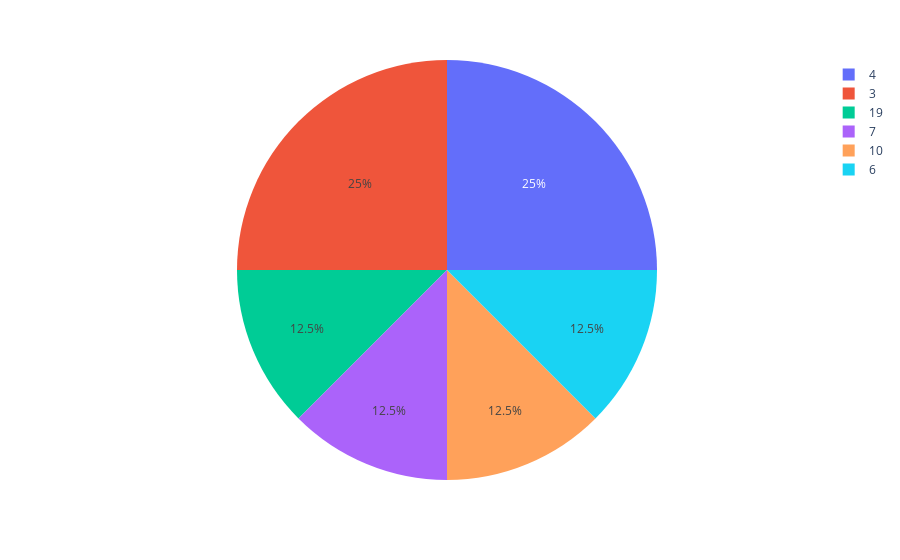

Notebook code cell kept with this figure:
### Code cell
px.pie(ksc,names='')

### Figure 1 — Plotly figure (JSON) as saved in the notebook; plotly's stock layout.template omitted (floating-point values rounded to 4 significant figures)
{"data": [{"domain": {"x": [0, 1], "y": [0, 1]}, "hovertemplate": "class=%{label}<extra></extra>", "labels": [19, 7, 4, 3, 10, 3, 6, 4], "legendgroup": "", "name": "", "showlegend": true, "type": "pie"}], "layout": {"autosize": true, "legend": {"tracegroupgap": 0}, "margin": {"t": 60}}}
